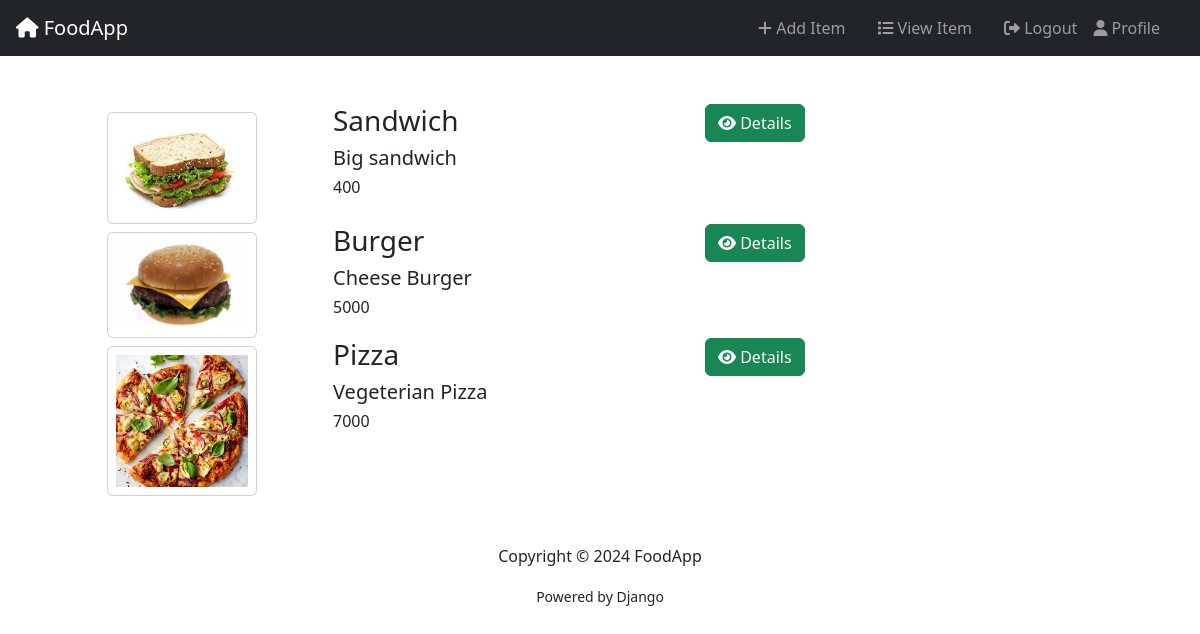
Page /food/ (signed in) on the earlier database version.
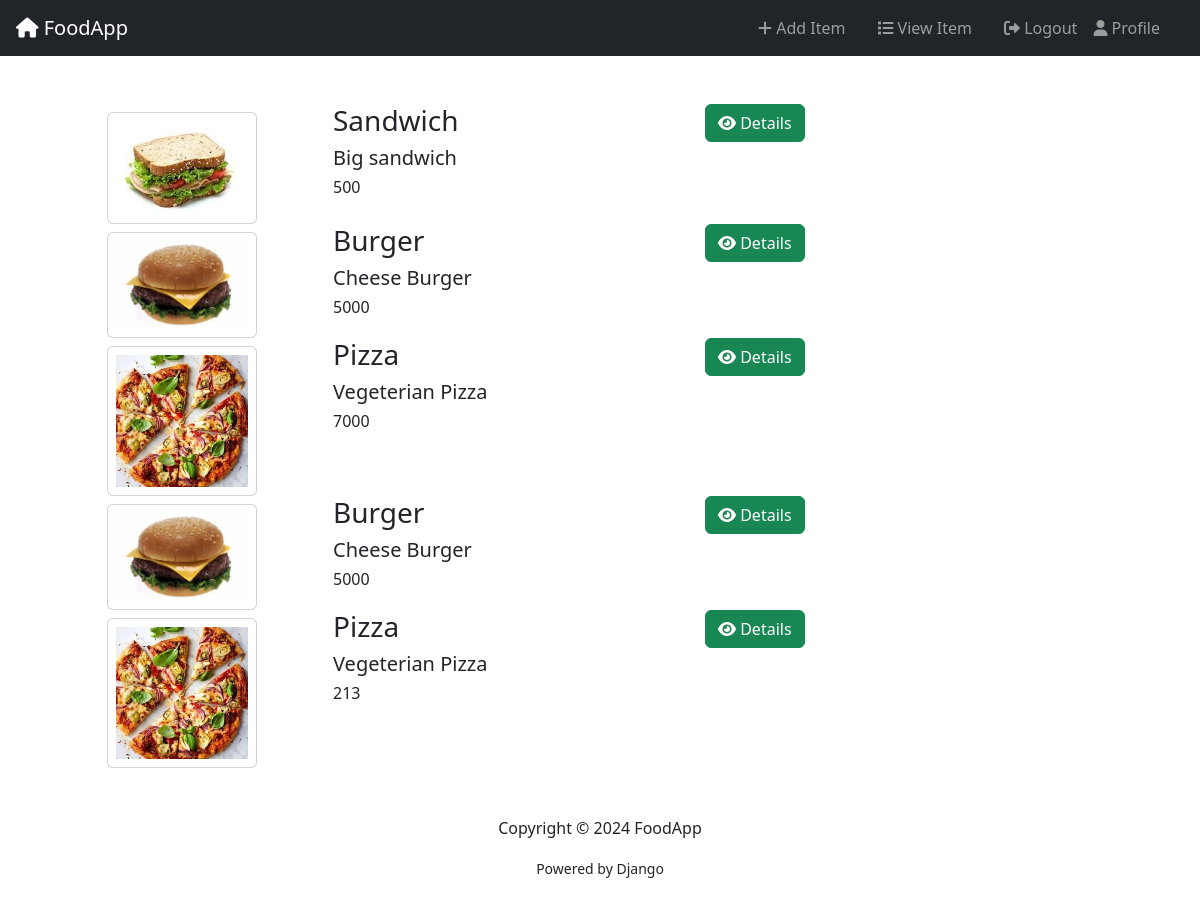
Same page on the later database version.
### food/models.py (models this page shows, shortened)
class Item(models.Model):
    user_name = models.ForeignKey(User, on_delete=models.CASCADE, default=1)
    item_name = models.CharField(max_length=200)
    item_desc = models.CharField(max_length=200)
    item_price = models.IntegerField()
    item_image = models.ImageField(upload_to="food_images")

### food/views.py (the view)
# urls.py: path("", views.IndexClassView.as_view(), name="index"),
class IndexClassView(
    LoginRequiredMixin, ListView
):  # inheritance ListView and LoginRequiredMixin
    model = Item  # model
    template_name = "food/index.html"  # template
    context_object_name = "item_list"  # context variable

### food/templates/food/index.html (shortened to what this page needs)
{% extends 'food/base.html' %}
{% load static %} {% block content %}
<html lang="en">
  <head>
    <link rel="stylesheet" href="{% static 'food/style.css' %}" />
  </head>
  <body>
    {% for item in item_list %}
    <div class="row">
      <div class="col-md-3 ofset-md-2 d-flex justify-content-center">
        <img
          class="card p-2 mt-2"
          height="100px"
          width="150px"
          src="{{ item.item_image.url }}"
          alt=""
        />
      </div>
      <div class="col-md-4">
        <h3>{{ item.item_name|capfirst }}</h3>
        <h5>{{ item.item_desc|capfirst }}</h5>
        <h6>{{ item.item_price }}</h6>
      </div>
      <div class="col-md-2">
        <a href="{% url 'food:detail' item.pk %}" class="btn btn-success"
          ><i class="fa-solid fa-eye my-icon"></i> Details</a
        >
      </div>
    </div>
    {% endfor %}
  </body>
</html>
{% endblock %}

### food/templates/food/base.html (shortened to what this page needs)
<!DOCTYPE html>
{% load static %}
<html lang="en">
<head>
    <link href="https://cdn.jsdelivr.net/npm/bootstrap@5.3.3/dist/css/bootstrap.min.css" rel="stylesheet">
   <link rel="stylesheet" href="https://cdnjs.cloudflare.com/ajax/libs/font-awesome/6.0.0-beta3/css/all.min.css">
</head>
<body>
<nav class="navbar navbar-expand-lg navbar-dark bg-dark">
    <a href="{% url 'food:index' %}" class="navbar-brand ms-3"><i class="fa-solid fa-home"></i> FoodApp</a>
    <div class="collapse navbar-collapse" id="navbarNav">
        <ul class="navbar-nav ms-auto me-3">
            <li class="nav-item me-3">
                <a class="nav-link" href="{% url 'food:createitem' %}"><i class="fa-solid fa-plus my-icon"></i> Add Item</a>
            </li>
            <li class="nav-item me-3">
                <a class="nav-link" href="{% url 'food:index'  %}"><i class="fa-solid fa-list my-icon"></i> View Item</a>
            </li>
            {% if user.is_authenticated %}
        <li class="nav-item mr-3">
          <a href="javascript:{document.getElementById('logout').submit()}" class="nav-link"><i class="fas fa-sign-out-alt"></i> Logout</a>
        </li>
                <li class="nav-item me-3">
                    <a href="{% url 'users:profile' %}" class="nav-link"><i class="fa fa-user"></i> Profile</a>
                </li>
            {% endif %}
        </ul>
    </div>
</nav>
  <div class="container mt-3">
<div class="container mt-5">
{% block content %}{% endblock %}
</div>
<div class="container">
    <div class="row">
        <div class="col-sm-6 offset-sm-3">
            <footer class="text-center mt-5 mb-5"><p>
                Copyright &copy; 2024 FoodApp
            </p>
            <small>Powered by Django</small>
        </footer>
    </div>
</div>
</body>
</html>

Differences in the rows shown:
changed Item "Sandwich": item_price "400" → "500"
added Item: item_image (picture), item_name "Burger", item_desc "Cheese Burger", item_price "5000"
added Item: item_image (picture), item_name "Pizza", item_desc "Vegeterian Pizza", item_price "213"
